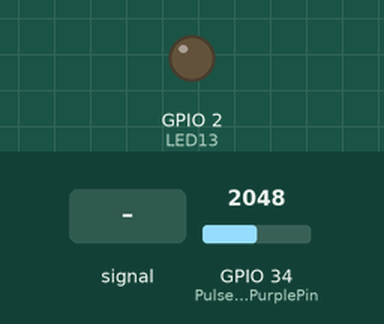
A sketch run on a simulated ESP32. Parts: output pins drawn as LEDs (lit = HIGH). Dashed ring = blinking. The test bench sets the inputs (shaded band); at power-on: GPIO 34 (PulseSensorPurplePin) = 2048. WiFi joins after 1.5 s; servers stay silent unless stated; no MQTT or app messages arrive unless stated; what the sketch prints to the serial monitor is not drawn.

Above: at 2.7 s.
2.8 s: GPIO 34 (PulseSensorPurplePin) fed a 200 Hz sine of ±1023 counts around its level
At 3.05 s:
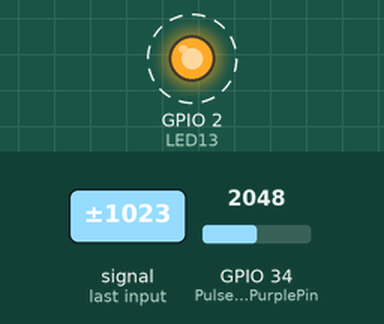
5.8 s: GPIO 34 (PulseSensorPurplePin) set to 2590
At 5.8 s:
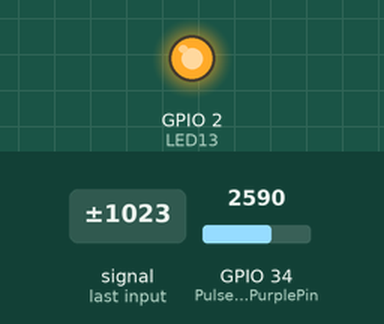
10.3 s: GPIO 34 (PulseSensorPurplePin) set to 2517
At 10.9 s:
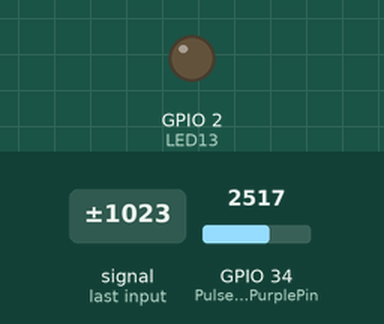
11.8 s: GPIO 34 (PulseSensorPurplePin) set to 2866
At 13.2 s:
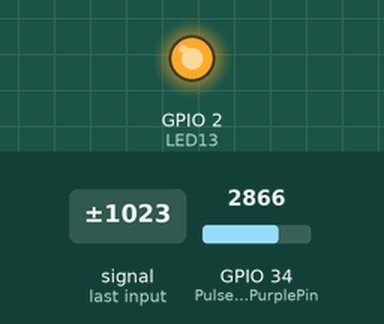
Timing chart, 0 to 14.3 s (numbered marks = the images above; inputs shaded):
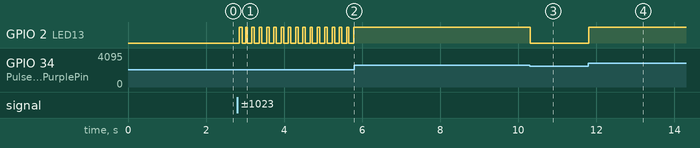

Measured:
- the behaviour switches between 2551 and 2550 on GPIO 34 (PulseSensorPurplePin) (found by bisection; images 2 and 3)
- after the input at 2.8 s, GPIO 2 (LED13): alternates HIGH for 0.06 s and LOW for 0.12 s, starting after 0.06 s
- after the input at 5.8 s, GPIO 2 (LED13): stops changing and stays HIGH
- after the input at 10.3 s, GPIO 2 (LED13): HIGH → LOW at once
- after the input at 11.8 s, GPIO 2 (LED13): LOW → HIGH at once

The sketch:

pulse-sensor.ino
```cpp
/**

 * A simple IBM IoT example for testing Pulse Sensor monitor
 * Onboard LED on pin 2 will blink with each heart beat detected
 * Pulse Sensor's data pin attached to pin 34
 * Serial monitor will give required output
 * Base code written by Abhishek Ghosh, https://thecustomizewindows.com/
 * Needs below 2 steps :
 * (1) On IBM IoT dashboard, go to Security > Connection Security > TLS Optional
 * (2) Install the required libraries such as PubSubClient library from Arduino IDE
 * Adding LED on pin 4 is optional
 *
 * On IBM Watson IoT dashboard, create a new card to graph pulse
 */

uint32_t delayMS;
#include <WiFi.h>
#include <WiFiClient.h>
#include <PubSubClient.h>

//  Variables
int PulseSensorPurplePin = 34;        // Pulse Sensor PURPLE WIRE connected to ANALOG PIN 34
int LED13 = 2;   //  The on-board ESP32 LED
int Signal;                // holds the incoming raw data. Signal value can range from 0-1024
int Threshold = 2550;            // Determine which Signal to "count as a beat", and which to ingore.
// 2550 is a value after trial & error. It can be 550 for your thing.

// <------- CHANGE PARAMETERS BELOW THIS LINE ------------>

const char* ssid = "YOUR-HOTSPOT-NAME";
const char* password = "YOUR-HOTSPOT-PASSWORD";

#define ORG "YOUR-ORG-NAME-ON-IBM-DASHBOARD"
#define DEVICE_TYPE "YOUR-SET-DEVICE-TYPE"
#define DEVICE_ID "YOUR-SET-DEVICE-TYPE"
#define TOKEN "YOUR-SET-TOKEN-OR-AUTOGENERATED-TOKEN"

// <------- CHANGE PARAMETERS ABOVE THIS LINE ------------>

char server[] = ORG ".messaging.internetofthings.ibmcloud.com";
char pubTopic[] = "iot-2/evt/status/fmt/json";
char subTopic[] = "iot-2/cmd/test/fmt/String";
char authMethod[] = "use-token-auth";
char token[] = TOKEN;
char clientId[] = "d:" ORG ":" DEVICE_TYPE ":" DEVICE_ID;

WiFiClient wifiClient;
PubSubClient client(server, 1883, NULL, wifiClient);

void receivedCallback(char* pubTopic, byte* payload, unsigned int length) {
  Serial.print("Message received: ");
  Serial.println(pubTopic);

  Serial.print("payload: ");
  for (int i = 0; i < length; i++) {
    Serial.print((char)payload[i]);
  }
  Serial.println();
  /* we got '1' -> on */
}

// The SetUp Function:
void setup() {
   pinMode(LED13,OUTPUT);         // pin that will blink to your heartbeat!
   Serial.begin(115200);         // Set's up Serial Communication at certain speed.
   Serial.println("IBM Watson IoT ESP32 Pulse Monitor Amped"); // just a funky text
   Serial.print("Connecting to ");
    Serial.print(ssid);
    WiFi.begin(ssid, password);
    while (WiFi.status() != WL_CONNECTED) {
      delay(500);
      Serial.print(".");
    }
    Serial.println("");

    Serial.print("WiFi connected, IP address: ");
    Serial.println(WiFi.localIP());

    if (!client.connected()) {
        Serial.print("Reconnecting client to ");
        Serial.println(server);
        while (!client.connect(clientId, authMethod, token)) {
            Serial.print(".");
            delay(500);
        }
        client.setCallback(receivedCallback);
        if (client.subscribe(subTopic)) {
            Serial.println("subscribe to cmd OK");
        } else {
            Serial.println("subscribe to cmd FAILED");
        }
        Serial.println("IBM Watson IoT connected");
    }
}

long lastMsg = 0;
long pulse = 0;

// The Main Loop Function
void loop() {

  Signal = analogRead(PulseSensorPurplePin);  // Read the PulseSensor's value.
                                              // Assign this value to the "Signal" variable
   if(Signal > Threshold){                          // If the signal is above "2550", then "turn-on" ESP32's on-Board LED.
     digitalWrite(LED13,HIGH);
   } else {
     digitalWrite(LED13,LOW);                //  Else, the sigal must be below "2550", so "turn-off" this LED.
   }

    client.loop();
    long now = millis();
    if (now - lastMsg > 3000) {
        lastMsg = now;
        pulse = (Signal);

        String payload = "{\"d\":{\"Name\":\"" DEVICE_ID "\"";
               payload += ",\"pulse\":";
               payload += pulse;
               payload += "}}";
        Serial.print("Sending payload: ");
        Serial.println(payload);
  // Serial.println(Signal);                    // Send the Signal value to Serial Plotter for debug
        if (client.publish(pubTopic, (char*) payload.c_str())) {
            Serial.println("Publish ok");
        } else {
            Serial.println("Publish failed");
        }
    }


delay(10);


}
```
